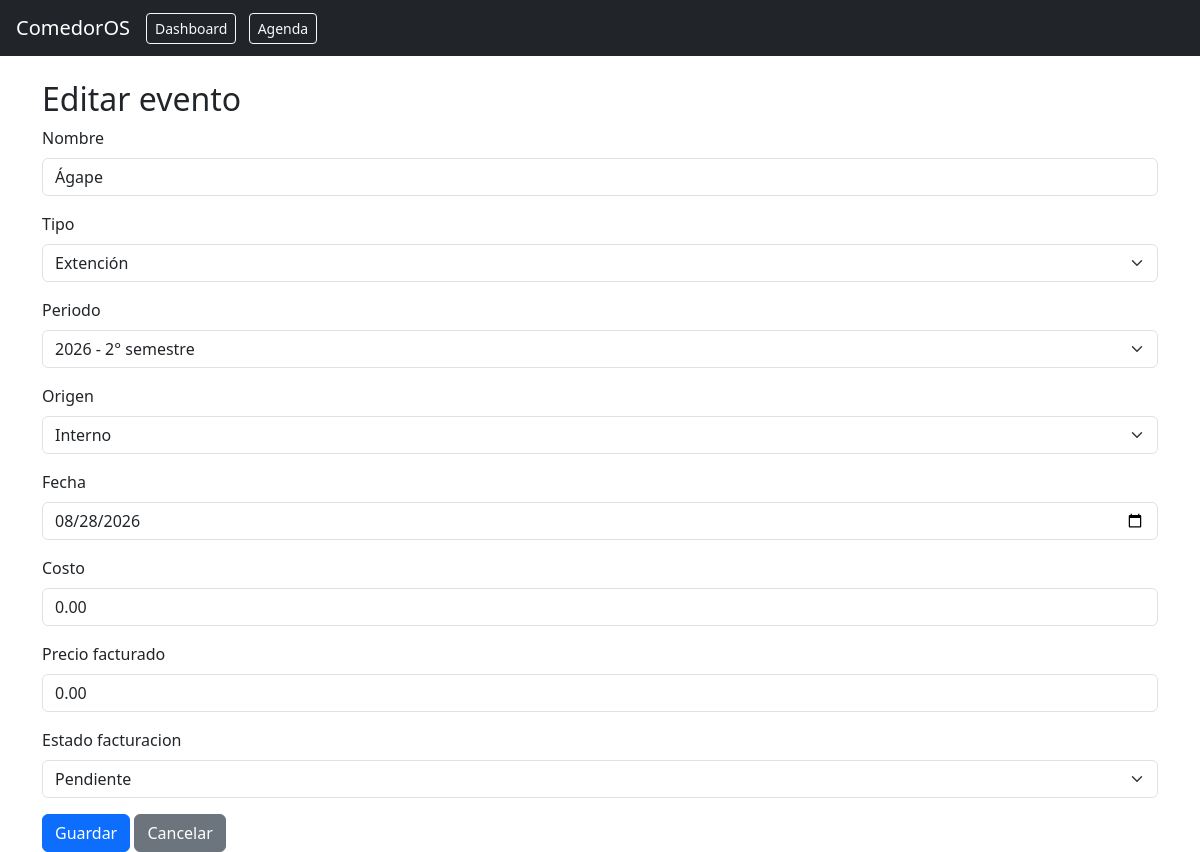
Screenshot of /eventos/2/editar/ with the database file from the repository.
### eventos/models.py (models this page shows, shortened)
class Evento(models.Model):
    ESTADO_FACTURACION = [
        ('pendiente', 'Pendiente'),
        ('cobrado', 'Cobrado'),
    ]
    ORIGEN = [
        ('interno', 'Interno'),
        ('externo', 'Externo'),
    ]
    ESTADO_EVENTO = [
        ('presupuestado', 'Presupuestado'),
        ('confirmado', 'Confirmado'),
        ('realizado', 'Realizado'),
        ('cancelado', 'Cancelado'),
    ]
    nombre = models.CharField(max_length=200)
    tipo = models.ForeignKey(TipoEvento, on_delete=models.PROTECT)
    periodo = models.ForeignKey(Periodo, on_delete=models.PROTECT)
    origen = models.CharField(max_length=10, choices=ORIGEN)
    fecha = models.DateField()
    costo = models.DecimalField(max_digits=12, decimal_places=2, default=0)
    precio_facturado = models.DecimalField(max_digits=12, decimal_places=2, default=0)
    estado_facturacion = models.CharField(max_length=10, choices=ESTADO_FACTURACION, default='pendiente')
    estado_evento = models.CharField(max_length=15, choices=ESTADO_EVENTO, default='presupuestado')

### eventos/views.py (the view)
# urls.py: path('eventos/<int:pk>/editar/', views.evento_editar, name='evento_editar'),
def evento_editar(request, pk):
    evento = get_object_or_404(Evento, pk=pk)
    if request.method == 'POST':
        form = EventoForm(request.POST, instance=evento)
        if form.is_valid():
            form.save()
            return redirect('agenda')
    else:
        form = EventoForm(instance=evento)
    return render(request, 'eventos/evento_form.html', {'form': form, 'titulo': 'Editar evento'})

### eventos/forms.py
class EventoForm(forms.ModelForm):
    class Meta:
        model = Evento
        fields = ['nombre', 'tipo', 'periodo', 'origen', 'fecha', 'costo', 'precio_facturado', 'estado_facturacion']
        widgets = {
            'nombre': forms.TextInput(attrs={'class': 'form-control'}),
            'tipo': forms.Select(attrs={'class': 'form-select'}),
            'periodo': forms.Select(attrs={'class': 'form-select'}),
            'origen': forms.Select(attrs={'class': 'form-select'}),
            'fecha': forms.DateInput(attrs={'class': 'form-control', 'type': 'date'}),
            'costo': forms.NumberInput(attrs={'class': 'form-control', 'step': '0.01'}),
            'precio_facturado': forms.NumberInput(attrs={'class': 'form-control', 'step': '0.01'}),
            'estado_facturacion': forms.Select(attrs={'class': 'form-select'}),
        }

### eventos/models.py (called while the page is built)
    def __str__(self):
        return f"{self.anio} - {self.semestre}° semestre"

    def __str__(self):
        return self.nombre

### eventos/templates/eventos/evento_form.html (shortened to what this page needs)
{% extends 'eventos/base.html' %}
{% block content %}
<h2>{{ titulo }}</h2>
<form method="post">
    {% for field in form %}
    <div class="mb-3">
        <label class="form-label">{{ field.label }}</label>
        {{ field }}
    </div>
    {% endfor %}
    <button type="submit" class="btn btn-primary">Guardar</button>
    <a href="{% url 'agenda' %}" class="btn btn-secondary">Cancelar</a>
</form>
{% endblock %}

### rows the page displays
Evento: form "Ágape" "Extención" "2026 - 2° semestre" "Interno" "08/28/2026" "0.00" "0.00" "Pendiente"

### other values shown
{{ titulo }} "Editar evento"
{{ field.label }} "Nombre" "Tipo" "Periodo" "Origen" "Fecha" "Costo" "Precio facturado" "Estado facturacion"
